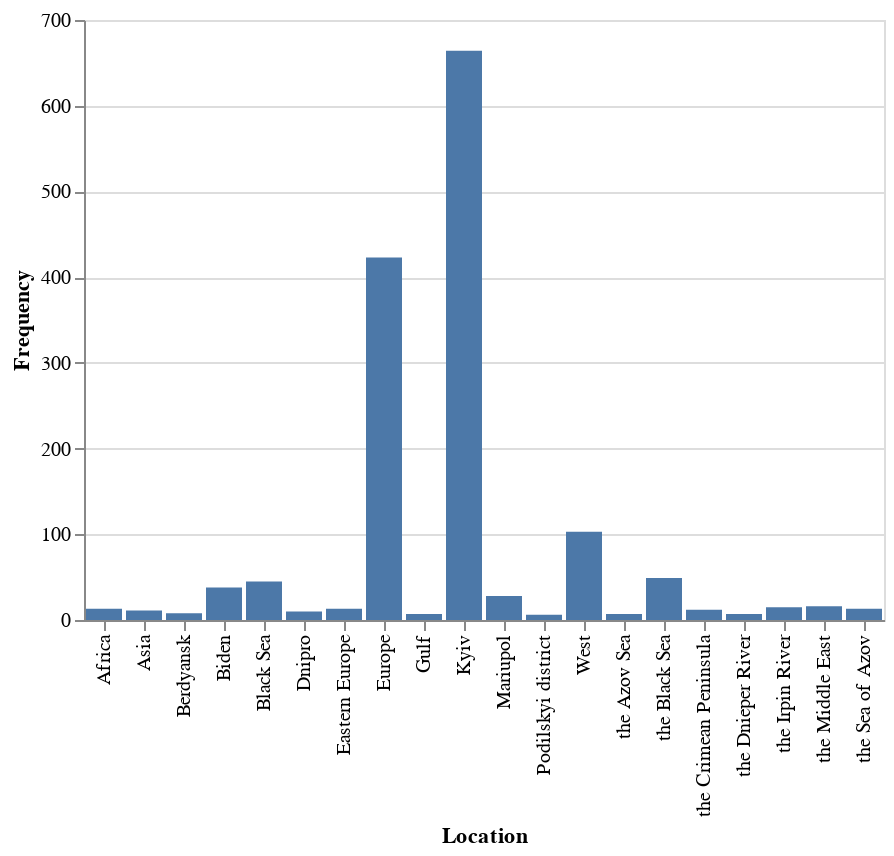

Source (notebook cell):
### Code cell
#Plot top 20 mentioned LOC in the entire datset
alt.Chart(loc_20).mark_bar().encode(
    x='Location',
    y='Frequency'
)

### Figure 1 — Vega-Lite specification as saved in the notebook (floating-point values rounded to 4 significant figures)
{"config": {"view": {"continuousWidth": 400, "continuousHeight": 300}}, "data": {"name": "data-0dd9deb44c68acf9f1dc59bcae9b21ec"}, "mark": "bar", "encoding": {"x": {"field": "Location", "type": "nominal"}, "y": {"field": "Frequency", "type": "quantitative"}}, "$schema": "https://vega.github.io/schema/vega-lite/v4.17.0.json", "datasets": {"data-0dd9deb44c68acf9f1dc59bcae9b21ec": [{"Location": "Kyiv", "Frequency": 664}, {"Location": "Europe", "Frequency": 423}, {"Location": "West", "Frequency": 103}, {"Location": "the Black Sea", "Frequency": 49}, {"Location": "Black Sea", "Frequency": 45}, {"Location": "Biden", "Frequency": 38}, {"Location": "Mariupol", "Frequency": 28}, {"Location": "the Middle East", "Frequency": 16}, {"Location": "the Irpin River", "Frequency": 15}, {"Location": "Eastern Europe", "Frequency": 13}, {"Location": "Africa", "Frequency": 13}, {"Location": "the Sea of Azov", "Frequency": 13}, {"Location": "the Crimean Peninsula", "Frequency": 12}, {"Location": "Asia", "Frequency": 11}, {"Location": "Dnipro", "Frequency": 10}, {"Location": "Berdyansk", "Frequency": 8}, {"Location": "the Azov Sea", "Frequency": 7}, {"Location": "the Dnieper River", "Frequency": 7}, {"Location": "Gulf", "Frequency": 7}, {"Location": "Podilskyi district", "Frequency": 6}]}}
